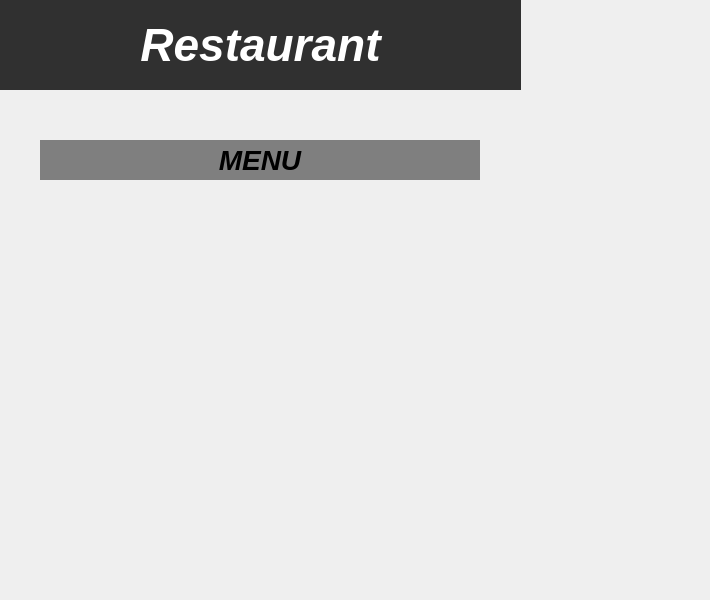
<?xml version="1.0" encoding="UTF-8"?>
<ui version="4.0">
 <class>RestaurantsView</class>
 <widget class="QWidget" name="RestaurantsView">
  <property name="geometry">
   <rect>
    <x>0</x>
    <y>0</y>
    <width>710</width>
    <height>600</height>
   </rect>
  </property>
  <property name="windowTitle">
   <string>Form</string>
  </property>
  <property name="styleSheet">
   <string notr="true"/>
  </property>
  <widget class="QWidget" name="widget_restList" native="true">
   <property name="geometry">
    <rect>
     <x>519</x>
     <y>0</y>
     <width>191</width>
     <height>600</height>
    </rect>
   </property>
  </widget>
  <widget class="QWidget" name="widget_menuList" native="true">
   <property name="geometry">
    <rect>
     <x>40</x>
     <y>180</y>
     <width>440</width>
     <height>370</height>
    </rect>
   </property>
   <property name="styleSheet">
    <string notr="true"/>
   </property>
  </widget>
  <widget class="QLabel" name="label_menu">
   <property name="geometry">
    <rect>
     <x>40</x>
     <y>140</y>
     <width>440</width>
     <height>40</height>
    </rect>
   </property>
   <property name="styleSheet">
    <string notr="true">QWidget#label_menu
{
	color: black;
	background-color: #7F7F7F;
	font-size: 28px;
	font: bold italic;
}</string>
   </property>
   <property name="text">
    <string>MENU</string>
   </property>
   <property name="textFormat">
    <enum>Qt::PlainText</enum>
   </property>
   <property name="scaledContents">
    <bool>false</bool>
   </property>
   <property name="alignment">
    <set>Qt::AlignCenter</set>
   </property>
  </widget>
  <widget class="QLabel" name="label_restName">
   <property name="geometry">
    <rect>
     <x>0</x>
     <y>0</y>
     <width>521</width>
     <height>90</height>
    </rect>
   </property>
   <property name="styleSheet">
    <string notr="true">QWidget#label_restName
{
	background-color: #303030;
	font-size: 46px;
	color: white;
	font:bold italic;
}</string>
   </property>
   <property name="text">
    <string>Restaurant</string>
   </property>
   <property name="alignment">
    <set>Qt::AlignCenter</set>
   </property>
  </widget>
  <widget class="QWidget" name="widget_background" native="true">
   <property name="geometry">
    <rect>
     <x>0</x>
     <y>0</y>
     <width>711</width>
     <height>601</height>
    </rect>
   </property>
   <property name="styleSheet">
    <string notr="true">QWidget#widget_background {
background: url(:/res/artboard_purple.png);
}</string>
   </property>
  </widget>
  <zorder>widget_background</zorder>
  <zorder>widget_restList</zorder>
  <zorder>widget_menuList</zorder>
  <zorder>label_menu</zorder>
  <zorder>label_restName</zorder>
 </widget>
 <resources/>
 <connections/>
</ui>
